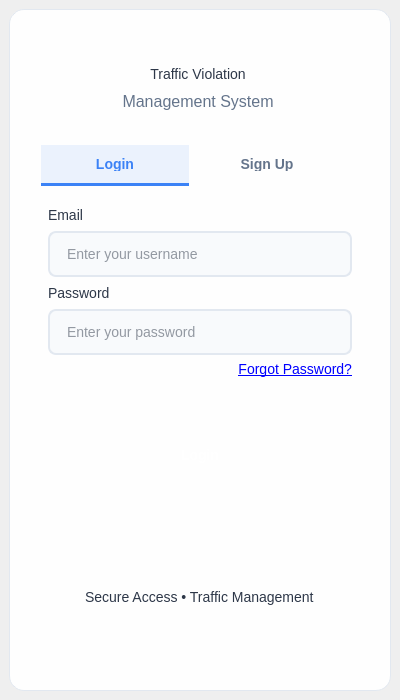
<?xml version="1.0" encoding="UTF-8"?>
<ui version="4.0">
 <class>LoginWindow</class>
 <widget class="QMainWindow" name="LoginWindow">
  <property name="geometry">
   <rect>
    <x>0</x>
    <y>0</y>
    <width>400</width>
    <height>700</height>
   </rect>
  </property>
  <property name="minimumSize">
   <size>
    <width>400</width>
    <height>700</height>
   </size>
  </property>
  <property name="maximumSize">
   <size>
    <width>400</width>
    <height>700</height>
   </size>
  </property>
  <property name="windowTitle">
   <string>Traffic Violation Management System - Login</string>
  </property>
  <property name="styleSheet">
   <string notr="true">
				/* Main Window Styling */
				QMainWindow {
				background: qlineargradient(x1:0, y1:0, x2:1, y2:1,
				stop:0 #1e3c72, stop:0.5 #2a5298, stop:1 #1e3c72);
				border-radius: 12px;
				}

				/* Login Card Styling */
				QFrame#loginCard {
				background: rgba(255, 255, 255, 0.95);
				border-radius: 15px;
				border: 1px solid #e2e8f0;
				padding: 20px;
				}

				/* Label Styling */
				QLabel {
				color: #2d3748;
				font-family: 'Segoe UI', Arial, sans-serif;
				font-size: 14px;
				}

				QLabel[objectName=&quot;titleLabel&quot;] {
				font-size: 24px;
				font-weight: bold;
				color: #1e293b;
				padding: 10px 0px;
				}

				QLabel[objectName=&quot;logoLabel&quot;] {
				background: qlineargradient(x1:0, y1:0, x2:1, y2:1,
				stop:0 #3b82f6, stop:1 #1d4ed8);
				border-radius: 20px;
				font-size: 40px;
				color: white;
				}

				/* Input Field Styling */
				QLineEdit {
				background: #f8fafc;
				border: 2px solid #e2e8f0;
				border-radius: 8px;
				padding: 12px 15px;
				font-size: 14px;
				color: #2d3748;
				font-family: 'Segoe UI', Arial, sans-serif;
				selection-background-color: #3b82f6;
				}

				QLineEdit:focus {
				border-color: #3b82f6;
				background: #ffffff;
				outline: none;
				}

				QLineEdit:placeholder {
				color: #94a3b8;
				font-style: italic;
				}

				/* Button Styling */
				QPushButton {
				background: qlineargradient(x1:0, y1:0, x2:1, y2:0,
				stop:0 #3b82f6, stop:1 #1d4ed8);
				color: white;
				border: none;
				border-radius: 8px;
				padding: 14px;
				font-weight: bold;
				font-size: 14px;
				font-family: 'Segoe UI', Arial, sans-serif;
				}

				QPushButton:hover {
				background: qlineargradient(x1:0, y1:0, x2:1, y2:0,
				stop:0 #2563eb, stop:1 #1e40af);
				}

				QPushButton:pressed {
				background: qlineargradient(x1:0, y1:0, x2:1, y2:0,
				stop:0 #1e40af, stop:1 #1e3a8a);
				}

				/* Tab Widget Styling */
				QTabWidget::pane {
				border: none;
				background: transparent;
				margin-top: 10px;
				}

				QTabWidget::tab-bar {
				alignment: center;
				}

				QTabBar::tab {
				background: transparent;
				color: #64748b;
				padding: 12px 24px;
				margin: 0 2px;
				border-bottom: 3px solid transparent;
				font-weight: bold;
				font-size: 14px;
				min-width: 100px;
				}

				QTabBar::tab:selected {
				color: #3b82f6;
				border-bottom: 3px solid #3b82f6;
				background: rgba(59, 130, 246, 0.1);
				}

				QTabBar::tab:hover:!selected {
				background: rgba(59, 130, 246, 0.05);
				color: #475569;
				}

				/* Link Label Styling */
				QLabel[objectName=&quot;forgotPasswordLabel&quot;] {
				color: #3b82f6;
				font-size: 13px;
				}

				QLabel[objectName=&quot;forgotPasswordLabel&quot;]:hover {
				color: #2563eb;
				text-decoration: underline;
				}

				/* Footer Label */
				QLabel[objectName=&quot;label&quot;] {
				color: #64748b;
				font-size: 12px;
				font-style: italic;
				}
			</string>
  </property>
  <widget class="QWidget" name="centralwidget">
   <layout class="QVBoxLayout" name="verticalLayout">
    <item>
     <widget class="QFrame" name="loginCard">
      <property name="minimumSize">
       <size>
        <width>380</width>
        <height>600</height>
       </size>
      </property>
      <property name="maximumSize">
       <size>
        <width>400</width>
        <height>900</height>
       </size>
      </property>
      <layout class="QVBoxLayout" name="verticalLayout_2">
       <item>
        <widget class="QLabel" name="titleLabel">
         <property name="minimumSize">
          <size>
           <width>0</width>
           <height>100</height>
          </size>
         </property>
         <property name="maximumSize">
          <size>
           <width>16777215</width>
           <height>100</height>
          </size>
         </property>
         <property name="text">
          <string>
											&lt;html&gt;&lt;head/&gt;&lt;body&gt;
											&lt;p style=&quot;margin: 10px 0px;&quot;&gt;Traffic Violation&lt;/p&gt;
											&lt;p style=&quot;font-size: 16px; color: #64748b; margin: 5px 0px;&quot;&gt;Management System&lt;/p&gt;
											&lt;/body&gt;&lt;/html&gt;
										</string>
         </property>
         <property name="alignment">
          <set>Qt::AlignmentFlag::AlignCenter</set>
         </property>
        </widget>
       </item>
       <item>
        <widget class="QTabWidget" name="loginTabs">
         <property name="minimumSize">
          <size>
           <width>0</width>
           <height>500</height>
          </size>
         </property>
         <property name="maximumSize">
          <size>
           <width>16777215</width>
           <height>550</height>
          </size>
         </property>
         <property name="currentIndex">
          <number>0</number>
         </property>
         <widget class="QWidget" name="loginTab">
          <property name="minimumSize">
           <size>
            <width>0</width>
            <height>500</height>
           </size>
          </property>
          <property name="maximumSize">
           <size>
            <width>16777215</width>
            <height>500</height>
           </size>
          </property>
          <attribute name="title">
           <string>Login</string>
          </attribute>
          <layout class="QVBoxLayout" name="verticalLayout_3">
           <item>
            <layout class="QVBoxLayout" name="verticalLayout_6">
             <property name="bottomMargin">
              <number>22</number>
             </property>
             <item>
              <widget class="QLabel" name="usernameLabel">
               <property name="maximumSize">
                <size>
                 <width>16777215</width>
                 <height>20</height>
                </size>
               </property>
               <property name="text">
                <string>Email</string>
               </property>
              </widget>
             </item>
             <item>
              <widget class="QLineEdit" name="usernameTextBox">
               <property name="minimumSize">
                <size>
                 <width>0</width>
                 <height>42</height>
                </size>
               </property>
               <property name="placeholderText">
                <string>Enter your username</string>
               </property>
              </widget>
             </item>
             <item>
              <widget class="QLabel" name="passwordLabel">
               <property name="maximumSize">
                <size>
                 <width>16777215</width>
                 <height>20</height>
                </size>
               </property>
               <property name="text">
                <string>Password</string>
               </property>
              </widget>
             </item>
             <item>
              <widget class="QLineEdit" name="passwordBox">
               <property name="minimumSize">
                <size>
                 <width>0</width>
                 <height>42</height>
                </size>
               </property>
               <property name="echoMode">
                <enum>QLineEdit::EchoMode::Password</enum>
               </property>
               <property name="placeholderText">
                <string>Enter your password</string>
               </property>
              </widget>
             </item>
             <item>
              <widget class="QLabel" name="forgotPasswordLabel">
               <property name="maximumSize">
                <size>
                 <width>16777215</width>
                 <height>20</height>
                </size>
               </property>
               <property name="text">
                <string>&lt;html&gt;&lt;head/&gt;&lt;body&gt;&lt;p&gt;&lt;a href=&quot;#&quot;&gt;Forgot Password?&lt;/a&gt;&lt;/p&gt;&lt;/body&gt;&lt;/html&gt;</string>
               </property>
               <property name="alignment">
                <set>Qt::AlignmentFlag::AlignRight</set>
               </property>
              </widget>
             </item>
             <item alignment="Qt::AlignmentFlag::AlignVCenter">
              <widget class="QPushButton" name="loginButton">
               <property name="minimumSize">
                <size>
                 <width>0</width>
                 <height>48</height>
                </size>
               </property>
               <property name="text">
                <string>Login</string>
               </property>
              </widget>
             </item>
             <item alignment="Qt::AlignmentFlag::AlignHCenter|Qt::AlignmentFlag::AlignVCenter">
              <widget class="QLabel" name="label">
               <property name="maximumSize">
                <size>
                 <width>16777215</width>
                 <height>20</height>
                </size>
               </property>
               <property name="text">
                <string>Secure Access • Traffic Management</string>
               </property>
              </widget>
             </item>
            </layout>
           </item>
          </layout>
         </widget>
         <widget class="QWidget" name="signupTab">
          <property name="minimumSize">
           <size>
            <width>0</width>
            <height>650</height>
           </size>
          </property>
          <property name="maximumSize">
           <size>
            <width>16777215</width>
            <height>650</height>
           </size>
          </property>
          <attribute name="title">
           <string>Sign Up</string>
          </attribute>
          <layout class="QVBoxLayout" name="verticalLayout_4">
           <item>
            <layout class="QVBoxLayout" name="verticalLayout_5">
             <property name="sizeConstraint">
              <enum>QLayout::SizeConstraint::SetFixedSize</enum>
             </property>
             <property name="topMargin">
              <number>0</number>
             </property>
             <property name="bottomMargin">
              <number>5</number>
             </property>
             <item>
              <widget class="QLabel" name="nationalIdLabel">
               <property name="maximumSize">
                <size>
                 <width>16777215</width>
                 <height>20</height>
                </size>
               </property>
               <property name="text">
                <string>National ID</string>
               </property>
              </widget>
             </item>
             <item>
              <widget class="QLineEdit" name="signupNationalIdTextBox">
               <property name="minimumSize">
                <size>
                 <width>0</width>
                 <height>46</height>
                </size>
               </property>
               <property name="maximumSize">
                <size>
                 <width>16777215</width>
                 <height>46</height>
                </size>
               </property>
               <property name="placeholderText">
                <string>Enter your national ID</string>
               </property>
              </widget>
             </item>
             <item>
              <widget class="QLabel" name="phoneLabel">
               <property name="maximumSize">
                <size>
                 <width>16777215</width>
                 <height>20</height>
                </size>
               </property>
               <property name="text">
                <string>Phone Number</string>
               </property>
              </widget>
             </item>
             <item>
              <widget class="QLineEdit" name="signupPhoneTextBox">
               <property name="minimumSize">
                <size>
                 <width>0</width>
                 <height>46</height>
                </size>
               </property>
               <property name="maximumSize">
                <size>
                 <width>16777215</width>
                 <height>46</height>
                </size>
               </property>
               <property name="placeholderText">
                <string>Enter your phone number</string>
               </property>
              </widget>
             </item>
             <item>
              <widget class="QLabel" name="emailLabel">
               <property name="maximumSize">
                <size>
                 <width>16777215</width>
                 <height>20</height>
                </size>
               </property>
               <property name="text">
                <string>Email</string>
               </property>
              </widget>
             </item>
             <item>
              <widget class="QLineEdit" name="signupEmailTextBox">
               <property name="minimumSize">
                <size>
                 <width>0</width>
                 <height>46</height>
                </size>
               </property>
               <property name="maximumSize">
                <size>
                 <width>16777215</width>
                 <height>46</height>
                </size>
               </property>
               <property name="placeholderText">
                <string>Enter your email address</string>
               </property>
              </widget>
             </item>
             <item>
              <widget class="QLabel" name="signupPasswordLabel">
               <property name="maximumSize">
                <size>
                 <width>16777215</width>
                 <height>20</height>
                </size>
               </property>
               <property name="text">
                <string>Password</string>
               </property>
              </widget>
             </item>
             <item>
              <widget class="QLineEdit" name="signupPasswordBox">
               <property name="minimumSize">
                <size>
                 <width>0</width>
                 <height>46</height>
                </size>
               </property>
               <property name="maximumSize">
                <size>
                 <width>16777215</width>
                 <height>46</height>
                </size>
               </property>
               <property name="echoMode">
                <enum>QLineEdit::EchoMode::Password</enum>
               </property>
               <property name="placeholderText">
                <string>Create a password</string>
               </property>
              </widget>
             </item>
             <item>
              <widget class="QLabel" name="confirmPasswordLabel">
               <property name="maximumSize">
                <size>
                 <width>16777215</width>
                 <height>20</height>
                </size>
               </property>
               <property name="text">
                <string>Confirm Password</string>
               </property>
              </widget>
             </item>
             <item>
              <widget class="QLineEdit" name="signupConfirmPasswordBox">
               <property name="minimumSize">
                <size>
                 <width>0</width>
                 <height>46</height>
                </size>
               </property>
               <property name="maximumSize">
                <size>
                 <width>16777215</width>
                 <height>46</height>
                </size>
               </property>
               <property name="echoMode">
                <enum>QLineEdit::EchoMode::Password</enum>
               </property>
               <property name="placeholderText">
                <string>Confirm your password</string>
               </property>
              </widget>
             </item>
             <item>
              <widget class="QPushButton" name="signupButton">
               <property name="minimumSize">
                <size>
                 <width>0</width>
                 <height>45</height>
                </size>
               </property>
               <property name="text">
                <string>Create Account</string>
               </property>
              </widget>
             </item>
             <item>
              <spacer name="verticalSpacer_10">
               <property name="orientation">
                <enum>Qt::Orientation::Vertical</enum>
               </property>
               <property name="sizeHint" stdset="0">
                <size>
                 <width>20</width>
                 <height>20</height>
                </size>
               </property>
              </spacer>
             </item>
            </layout>
           </item>
          </layout>
         </widget>
        </widget>
       </item>
      </layout>
     </widget>
    </item>
   </layout>
  </widget>
 </widget>
 <resources/>
 <connections/>
</ui>
